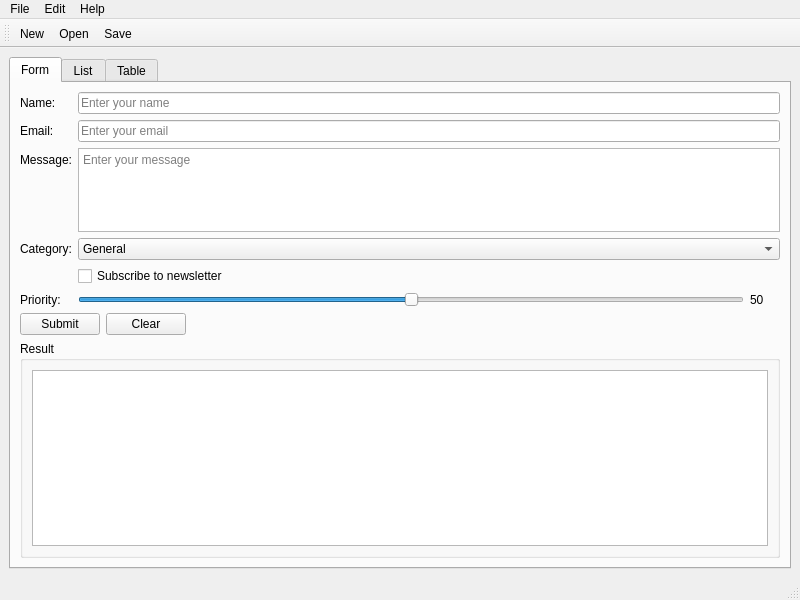
<?xml version="1.0" encoding="UTF-8"?>
<ui version="4.0">
 <class>MainWindow</class>
 <widget class="QMainWindow" name="MainWindow">
  <property name="geometry">
   <rect>
    <x>0</x>
    <y>0</y>
    <width>800</width>
    <height>600</height>
   </rect>
  </property>
  <property name="windowTitle">
   <string>QtMCP Test Application</string>
  </property>
  <widget class="QWidget" name="centralWidget">
   <layout class="QVBoxLayout" name="verticalLayout">
    <item>
     <widget class="QTabWidget" name="tabWidget">
      <property name="currentIndex">
       <number>0</number>
      </property>
      <widget class="QWidget" name="formTab">
       <attribute name="title">
        <string>Form</string>
       </attribute>
       <layout class="QVBoxLayout" name="formLayout">
        <item>
         <layout class="QFormLayout" name="inputFormLayout">
          <item row="0" column="0">
           <widget class="QLabel" name="nameLabel">
            <property name="text">
             <string>Name:</string>
            </property>
           </widget>
          </item>
          <item row="0" column="1">
           <widget class="QLineEdit" name="nameEdit">
            <property name="objectName">
             <string>nameEdit</string>
            </property>
            <property name="placeholderText">
             <string>Enter your name</string>
            </property>
           </widget>
          </item>
          <item row="1" column="0">
           <widget class="QLabel" name="emailLabel">
            <property name="text">
             <string>Email:</string>
            </property>
           </widget>
          </item>
          <item row="1" column="1">
           <widget class="QLineEdit" name="emailEdit">
            <property name="objectName">
             <string>emailEdit</string>
            </property>
            <property name="placeholderText">
             <string>Enter your email</string>
            </property>
           </widget>
          </item>
          <item row="2" column="0">
           <widget class="QLabel" name="messageLabel">
            <property name="text">
             <string>Message:</string>
            </property>
           </widget>
          </item>
          <item row="2" column="1">
           <widget class="QTextEdit" name="messageEdit">
            <property name="objectName">
             <string>messageEdit</string>
            </property>
            <property name="maximumSize">
             <size>
              <width>16777215</width>
              <height>100</height>
             </size>
            </property>
            <property name="placeholderText">
             <string>Enter your message</string>
            </property>
           </widget>
          </item>
          <item row="3" column="0">
           <widget class="QLabel" name="categoryLabel">
            <property name="text">
             <string>Category:</string>
            </property>
           </widget>
          </item>
          <item row="3" column="1">
           <widget class="QComboBox" name="comboBox">
            <property name="objectName">
             <string>comboBox</string>
            </property>
            <item>
             <property name="text">
              <string>General</string>
             </property>
            </item>
            <item>
             <property name="text">
              <string>Support</string>
             </property>
            </item>
            <item>
             <property name="text">
              <string>Feedback</string>
             </property>
            </item>
            <item>
             <property name="text">
              <string>Bug Report</string>
             </property>
            </item>
           </widget>
          </item>
          <item row="4" column="1">
           <widget class="QCheckBox" name="checkBox">
            <property name="objectName">
             <string>checkBox</string>
            </property>
            <property name="text">
             <string>Subscribe to newsletter</string>
            </property>
           </widget>
          </item>
          <item row="5" column="0">
           <widget class="QLabel" name="priorityLabel">
            <property name="text">
             <string>Priority:</string>
            </property>
           </widget>
          </item>
          <item row="5" column="1">
           <layout class="QHBoxLayout" name="sliderLayout">
            <item>
             <widget class="QSlider" name="slider">
              <property name="objectName">
               <string>slider</string>
              </property>
              <property name="minimum">
               <number>0</number>
              </property>
              <property name="maximum">
               <number>100</number>
              </property>
              <property name="value">
               <number>50</number>
              </property>
              <property name="orientation">
               <enum>Qt::Horizontal</enum>
              </property>
             </widget>
            </item>
            <item>
             <widget class="QLabel" name="sliderValueLabel">
              <property name="text">
               <string>50</string>
              </property>
              <property name="minimumSize">
               <size>
                <width>30</width>
                <height>0</height>
               </size>
              </property>
             </widget>
            </item>
           </layout>
          </item>
         </layout>
        </item>
        <item>
         <layout class="QHBoxLayout" name="buttonLayout">
          <item>
           <widget class="QPushButton" name="submitButton">
            <property name="objectName">
             <string>submitButton</string>
            </property>
            <property name="text">
             <string>Submit</string>
            </property>
           </widget>
          </item>
          <item>
           <widget class="QPushButton" name="clearButton">
            <property name="objectName">
             <string>clearButton</string>
            </property>
            <property name="text">
             <string>Clear</string>
            </property>
           </widget>
          </item>
          <item>
           <spacer name="horizontalSpacer">
            <property name="orientation">
             <enum>Qt::Horizontal</enum>
            </property>
            <property name="sizeHint" stdset="0">
             <size>
              <width>40</width>
              <height>20</height>
             </size>
            </property>
           </spacer>
          </item>
         </layout>
        </item>
        <item>
         <widget class="QGroupBox" name="resultGroup">
          <property name="title">
           <string>Result</string>
          </property>
          <layout class="QVBoxLayout" name="resultLayout">
           <item>
            <widget class="QTextEdit" name="resultText">
             <property name="objectName">
              <string>resultText</string>
             </property>
             <property name="readOnly">
              <bool>true</bool>
             </property>
            </widget>
           </item>
          </layout>
         </widget>
        </item>
       </layout>
      </widget>
      <widget class="QWidget" name="listTab">
       <attribute name="title">
        <string>List</string>
       </attribute>
       <layout class="QVBoxLayout" name="listLayout">
        <item>
         <widget class="QListWidget" name="listWidget">
          <property name="objectName">
           <string>listWidget</string>
          </property>
          <item>
           <property name="text">
            <string>Item 1</string>
           </property>
          </item>
          <item>
           <property name="text">
            <string>Item 2</string>
           </property>
          </item>
          <item>
           <property name="text">
            <string>Item 3</string>
           </property>
          </item>
          <item>
           <property name="text">
            <string>Item 4</string>
           </property>
          </item>
          <item>
           <property name="text">
            <string>Item 5</string>
           </property>
          </item>
         </widget>
        </item>
       </layout>
      </widget>
      <widget class="QWidget" name="tableTab">
       <attribute name="title">
        <string>Table</string>
       </attribute>
       <layout class="QVBoxLayout" name="tableLayout">
        <item>
         <widget class="QTableWidget" name="tableWidget">
          <property name="objectName">
           <string>tableWidget</string>
          </property>
          <property name="rowCount">
           <number>3</number>
          </property>
          <property name="columnCount">
           <number>3</number>
          </property>
          <attribute name="horizontalHeaderDefaultSectionSize">
           <number>150</number>
          </attribute>
          <row/>
          <row/>
          <row/>
          <column>
           <property name="text">
            <string>Name</string>
           </property>
          </column>
          <column>
           <property name="text">
            <string>Value</string>
           </property>
          </column>
          <column>
           <property name="text">
            <string>Description</string>
           </property>
          </column>
          <item row="0" column="0">
           <property name="text">
            <string>Alpha</string>
           </property>
          </item>
          <item row="0" column="1">
           <property name="text">
            <string>100</string>
           </property>
          </item>
          <item row="0" column="2">
           <property name="text">
            <string>First item</string>
           </property>
          </item>
          <item row="1" column="0">
           <property name="text">
            <string>Beta</string>
           </property>
          </item>
          <item row="1" column="1">
           <property name="text">
            <string>200</string>
           </property>
          </item>
          <item row="1" column="2">
           <property name="text">
            <string>Second item</string>
           </property>
          </item>
          <item row="2" column="0">
           <property name="text">
            <string>Gamma</string>
           </property>
          </item>
          <item row="2" column="1">
           <property name="text">
            <string>300</string>
           </property>
          </item>
          <item row="2" column="2">
           <property name="text">
            <string>Third item</string>
           </property>
          </item>
         </widget>
        </item>
       </layout>
      </widget>
     </widget>
    </item>
   </layout>
  </widget>
  <widget class="QMenuBar" name="menuBar">
   <property name="geometry">
    <rect>
     <x>0</x>
     <y>0</y>
     <width>800</width>
     <height>22</height>
    </rect>
   </property>
   <widget class="QMenu" name="menuFile">
    <property name="title">
     <string>File</string>
    </property>
    <addaction name="actionNew"/>
    <addaction name="actionOpen"/>
    <addaction name="actionSave"/>
    <addaction name="separator"/>
    <addaction name="actionExit"/>
   </widget>
   <widget class="QMenu" name="menuEdit">
    <property name="title">
     <string>Edit</string>
    </property>
    <addaction name="actionCut"/>
    <addaction name="actionCopy"/>
    <addaction name="actionPaste"/>
   </widget>
   <widget class="QMenu" name="menuHelp">
    <property name="title">
     <string>Help</string>
    </property>
    <addaction name="actionAbout"/>
   </widget>
   <addaction name="menuFile"/>
   <addaction name="menuEdit"/>
   <addaction name="menuHelp"/>
  </widget>
  <widget class="QToolBar" name="toolBar">
   <property name="windowTitle">
    <string>toolBar</string>
   </property>
   <attribute name="toolBarArea">
    <enum>TopToolBarArea</enum>
   </attribute>
   <addaction name="actionNew"/>
   <addaction name="actionOpen"/>
   <addaction name="actionSave"/>
  </widget>
  <widget class="QStatusBar" name="statusBar"/>
  <action name="actionNew">
   <property name="text">
    <string>New</string>
   </property>
   <property name="shortcut">
    <string>Ctrl+N</string>
   </property>
  </action>
  <action name="actionOpen">
   <property name="text">
    <string>Open</string>
   </property>
   <property name="shortcut">
    <string>Ctrl+O</string>
   </property>
  </action>
  <action name="actionSave">
   <property name="text">
    <string>Save</string>
   </property>
   <property name="shortcut">
    <string>Ctrl+S</string>
   </property>
  </action>
  <action name="actionExit">
   <property name="text">
    <string>Exit</string>
   </property>
   <property name="shortcut">
    <string>Ctrl+Q</string>
   </property>
  </action>
  <action name="actionCut">
   <property name="text">
    <string>Cut</string>
   </property>
   <property name="shortcut">
    <string>Ctrl+X</string>
   </property>
  </action>
  <action name="actionCopy">
   <property name="text">
    <string>Copy</string>
   </property>
   <property name="shortcut">
    <string>Ctrl+C</string>
   </property>
  </action>
  <action name="actionPaste">
   <property name="text">
    <string>Paste</string>
   </property>
   <property name="shortcut">
    <string>Ctrl+V</string>
   </property>
  </action>
  <action name="actionAbout">
   <property name="text">
    <string>About</string>
   </property>
  </action>
 </widget>
 <resources/>
 <connections/>
</ui>
